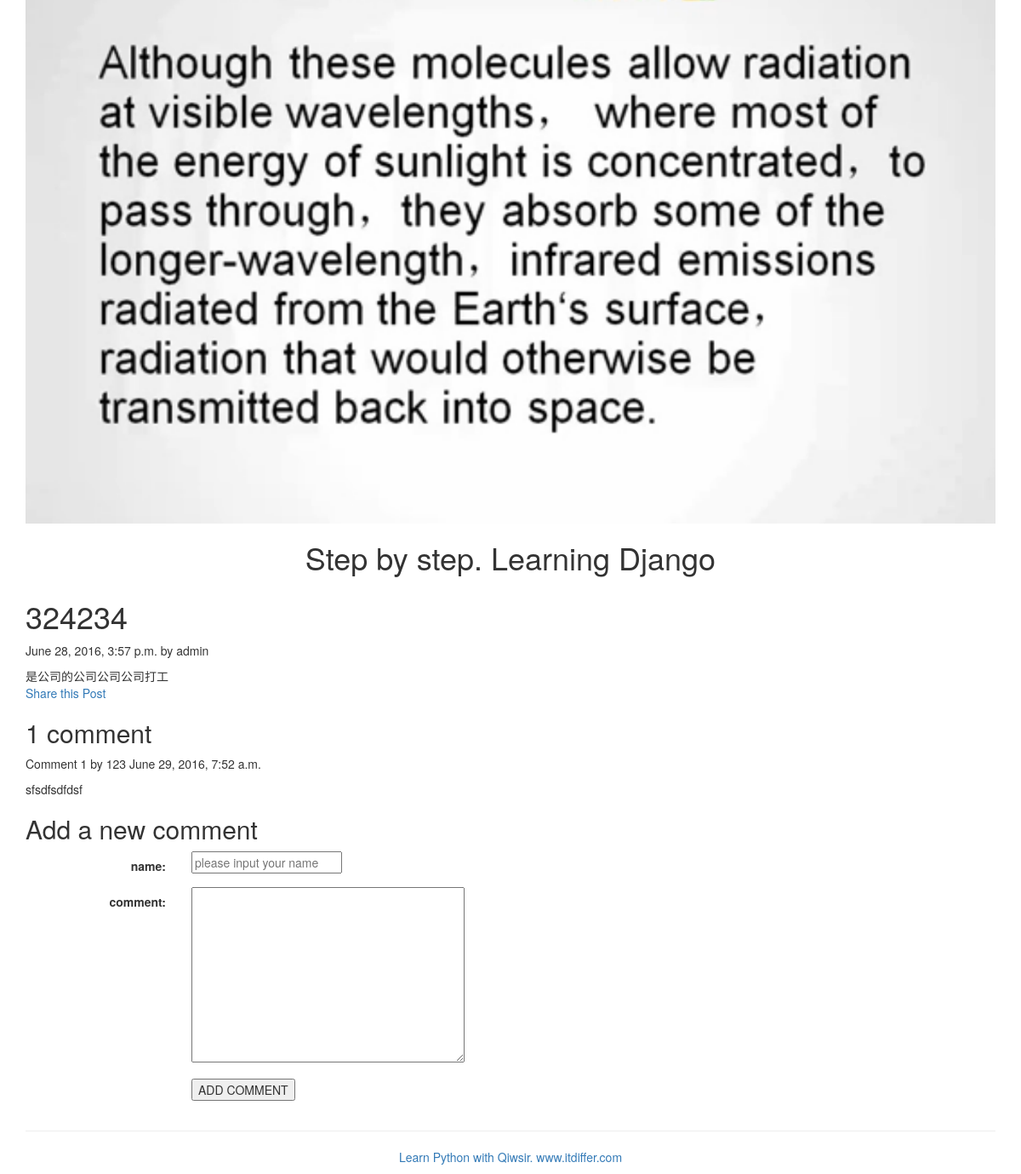
The app's page /blog/2016/06/28/232/ with its own data.
### blog/models.py (models this page shows, shortened)
class Post(models.Model):
    STATUS_CHOICE = (("draft", "DRAFT"), ("published", "PUBLISHED"),)
    title = models.CharField(max_length=250)
    slug = models.SlugField(max_length=250, unique_for_date="published")
    author = models.ForeignKey(User, related_name="blog_post")
    body = models.TextField()
    published = models.DateTimeField(default=timezone.now)
    created = models.DateTimeField(auto_now_add=True)
    updated = models.DateTimeField(auto_now=True)
    status = models.CharField(max_length=10, choices=STATUS_CHOICE, default="draft")
    class Meta:
        ordering = ("-published",)

class Comment(models.Model):
    post = models.ForeignKey(Post, related_name='comments')
    name = models.CharField(max_length=80)
    body = models.TextField()
    created = models.DateTimeField(auto_now_add=True)
    updated = models.DateTimeField(auto_now=True)
    active = models.BooleanField(default=True)
    class Meta:
        ordering = ('created',)

### blog/views.py (the view)
# urls.py: url(r'^(?P<year>\d{4})/(?P<month>\d{2})/(?P<day>\d{2})/(?P<post>[-\w]+)/$', views.post_detail, name='post_detail'),
def post_detail(request, year, month, day, post):
    post = get_object_or_404(Post, slug=post, status="published", published__year=year, published__month=month, published__day=day)
    comments = post.comments.filter(active=True)
    if request.method == 'GET':
        comment_form = CommentForm()
    if request.method == 'POST':
        comment_form = CommentForm(data=request.POST)
        if comment_form.is_valid():
            new_comment = comment_form.save(commit=False)
            new_comment.post = post
            new_comment.save()
    return render(request, 'blog/post/detail.html', {"post":post, "comments":comments, "comment_form":comment_form})

### blog/forms.py
class CommentForm(forms.ModelForm):
    name = forms.CharField(max_length=25, widget = forms.TextInput(attrs={"class": "", "placeholder": "please input your name"}), )
    body = forms.CharField(required=False, widget=forms.Textarea)
    class Meta:
        model = Comment
        fields = ('name', 'body')

### blog/templates/blog/post/detail.html (shortened to what this page needs)
{% extends 'blog/base.html' %}
{% block content %}
<h1>{{ post.title }}</h1>
<p>{{ post.published }} by {{ post.author }}</p>
<div>
  {{ post.body}}
</div>
<div>
  <p><a href="{% url "blog:post_share" post.id %}">Share this Post</a></p>
</div>
<div>
    {% with comments.count as total_comments %}
    <h2>{{ total_comments }} comment {{ total_comments|pluralize }}</h2>
    {% endwith %}
    {% for comment in comments %}
    <div>
        <p>Comment {{ forloop.counter }} by {{ comment.name }} {{ comment.created }}</p>
        <p>{{ comment.body }}</p>
    </div>
    {% empty %}
        <p>There are no comments yet.</p>
    {% endfor %}
</div>
<div>
    <h2>Add a new comment</h2>
    <form action="." method="post" class="form-horizontal">{% csrf_token %}
      <div class="form-group">
           <label class="col-sm-2 control-label">name:</label>
           <div class="col-sm-10">{{ comment_form.name }}</div>
      </div>
      <div class="form-group">
           <label class="col-sm-2 control-label">comment:</label>
           <div class="col-sm-10">{{ comment_form.body }}</div>
      </div>
      <div class="form-group">
          <div class="col-sm-offset-2 col-sm-10">
            <input type="submit" value="ADD COMMENT">
        </div>
    </div>
    </form>
</div>
{% endblock %}

### records on screen
Post: title "324234", published "June 28, 2016, 3:57 p.m.", author "admin", body "是公司的公司公司公司打工"
Comment: name "123", created "June 29, 2016, 7:52 a.m.", body "sfsdfsdfdsf"

### other values on screen
{{ total_comments }} "1"
